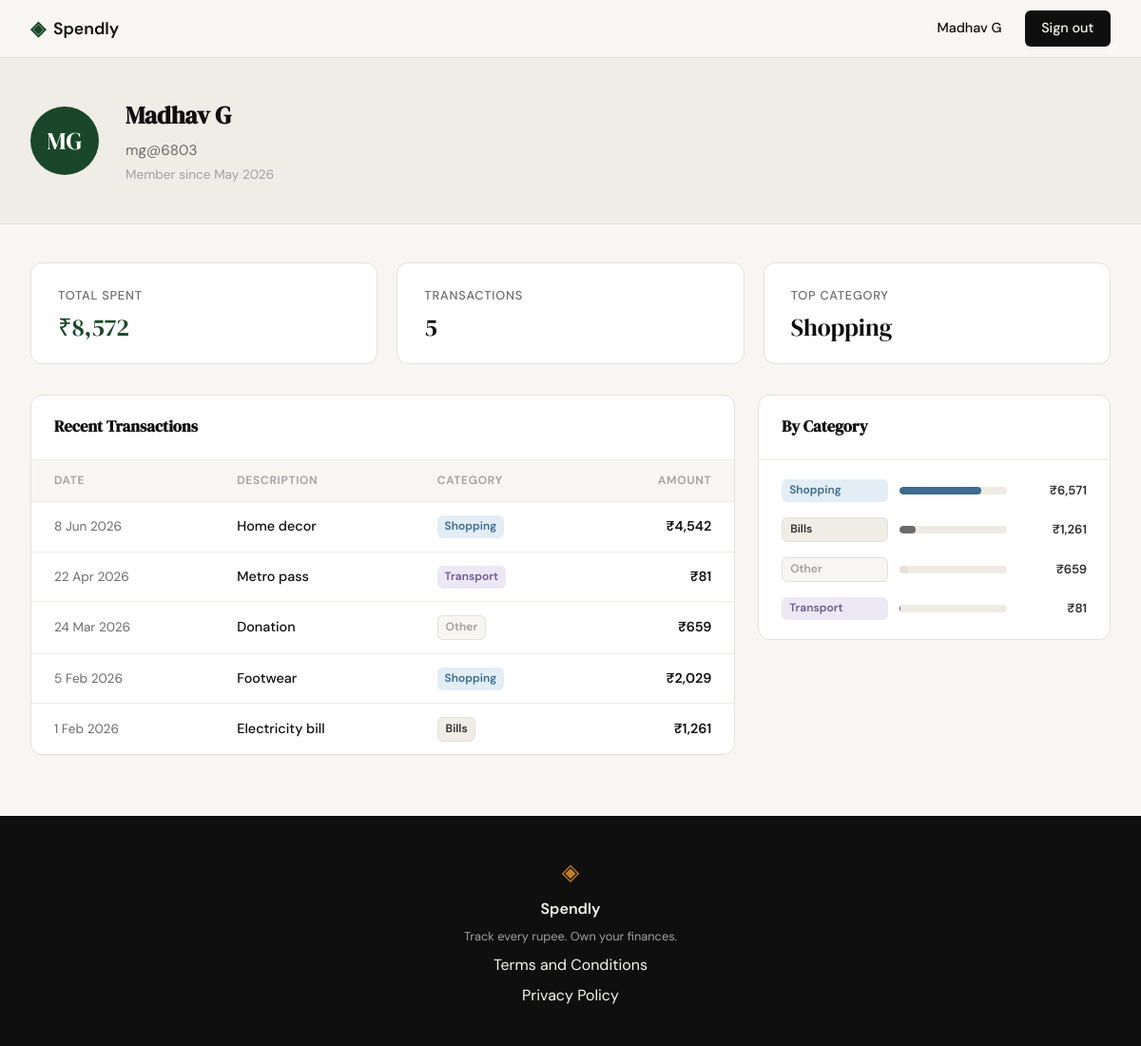
Page /profile (signed in) on the committed database.
### tables this page shows
CREATE TABLE users (
            id            INTEGER PRIMARY KEY AUTOINCREMENT,
            name          TEXT    NOT NULL,
            email         TEXT    NOT NULL UNIQUE,
            password_hash TEXT    NOT NULL,
            created_at    TEXT    DEFAULT (datetime('now'))
        );

CREATE TABLE expenses (
            id          INTEGER PRIMARY KEY AUTOINCREMENT,
            user_id     INTEGER NOT NULL REFERENCES users(id),
            amount      REAL    NOT NULL,
            category    TEXT    NOT NULL,
            date        TEXT    NOT NULL,
            description TEXT,
            created_at  TEXT    DEFAULT (datetime('now'))
        );

### app.py (the view)
@app.route("/profile")
def profile():
    if not session.get("user_id"):
        return redirect(url_for("login"))
    user_data = get_user_by_id(session["user_id"])
    if not user_data:
        session.clear()
        return redirect(url_for("login"))
    name = user_data["name"]
    initials = "".join(w[0] for w in name.split()[:2]).upper()
    user = {
        "name": name,
        "initials": initials,
        "email": user_data["email"],
        "member_since": user_data["member_since"],
    }
    stats = get_summary_stats(session["user_id"])
    transactions = get_recent_transactions(session["user_id"])
    categories = get_category_breakdown(session["user_id"])
    return render_template("profile.html", user=user, stats=stats,
                           transactions=transactions, categories=categories)

### database/db.py (called while the page is built)
def get_db():
    conn = sqlite3.connect(DB_PATH)
    conn.row_factory = sqlite3.Row
    conn.execute("PRAGMA foreign_keys = ON")
    return conn

### database/queries.py (called while the page is built)
def get_user_by_id(user_id):
    conn = get_db()
    row = conn.execute(
        "SELECT name, email, created_at FROM users WHERE id = ?", (user_id,)
    ).fetchone()
    conn.close()
    if not row:
        return None
    member_since = datetime.strptime(row["created_at"][:10], "%Y-%m-%d").strftime("%B %Y")
    return {"name": row["name"], "email": row["email"], "member_since": member_since}

def get_summary_stats(user_id):
    conn = get_db()
    row = conn.execute(
        "SELECT COALESCE(SUM(amount), 0) as total, COUNT(*) as count "
        "FROM expenses WHERE user_id = ?",
        (user_id,)
    ).fetchone()
    top = conn.execute(
        "SELECT category, SUM(amount) as cat_total FROM expenses "
        "WHERE user_id = ? GROUP BY category ORDER BY cat_total DESC LIMIT 1",
        (user_id,)
    ).fetchone()
    conn.close()
    return {
        "total_spent": f"₹{row['total']:,.0f}",
        "transaction_count": row["count"],
        "top_category": top["category"] if top else "—",
    }

def get_recent_transactions(user_id, limit=10):
    conn = get_db()
    rows = conn.execute(
        "SELECT date, description, category, amount FROM expenses "
        "WHERE user_id = ? ORDER BY date DESC LIMIT ?",
        (user_id, limit)
    ).fetchall()
    conn.close()
    return [
        {
            "date": datetime.strptime(r["date"], "%Y-%m-%d").strftime("%-d %b %Y"),
            "description": r["description"] or "",
            "category": r["category"],
            "amount": f"₹{r['amount']:,.0f}",
        }
        for r in rows
    ]

def get_category_breakdown(user_id):
    conn = get_db()
    rows = conn.execute(
        "SELECT category, SUM(amount) as total FROM expenses "
        "WHERE user_id = ? GROUP BY category ORDER BY total DESC",
        (user_id,)
    ).fetchall()
    conn.close()
    if not rows:
        return []
    grand = sum(r["total"] for r in rows)
    result = [
        {"name": r["category"], "_amount": r["total"], "pct": round(r["total"] / grand * 100)}
        for r in rows
    ]
    diff = 100 - sum(item["pct"] for item in result)
    result[0]["pct"] += diff
    for item in result:
        item["amount"] = f"₹{item['_amount']:,.0f}"
        del item["_amount"]
    return result

### templates/profile.html (shortened to what this page needs)
{% extends "base.html" %}
{% block content %}
<div class="profile-page">
  <div class="profile-hero">
    <div class="profile-hero-inner">
      <div class="avatar">{{ user.initials }}</div>
      <div class="user-details">
        <h1>{{ user.name }}</h1>
        <p class="user-email">{{ user.email }}</p>
        <p class="user-since">Member since {{ user.member_since }}</p>
      </div>
    </div>
  </div>
  <div class="profile-inner">
    <div class="stats-grid">
      <div class="stat-card">
        <p class="stat-label">Total Spent</p>
        <p class="stat-value accent">{{ stats.total_spent }}</p>
      </div>
      <div class="stat-card">
        <p class="stat-label">Transactions</p>
        <p class="stat-value">{{ stats.transaction_count }}</p>
      </div>
      <div class="stat-card">
        <p class="stat-label">Top Category</p>
        <p class="stat-value">{{ stats.top_category }}</p>
      </div>
    </div>
    <div class="profile-lower">
      <div class="section-card">
        <div class="section-card-header">
          <h2>Recent Transactions</h2>
        </div>
        <table class="tx-table">
          <thead>
            <tr>
              <th>Date</th>
              <th>Description</th>
              <th>Category</th>
              <th class="right">Amount</th>
            </tr>
          </thead>
          <tbody>
            {% for t in transactions %}
            <tr>
              <td class="tx-date">{{ t.date }}</td>
              <td class="tx-desc">{{ t.description }}</td>
              <td><span class="badge badge-{{ t.category | lower }}">{{ t.category }}</span></td>
              <td class="tx-amount right">{{ t.amount }}</td>
            </tr>
            {% endfor %}
          </tbody>
        </table>
      </div>
      <div class="section-card">
        <div class="section-card-header">
          <h2>By Category</h2>
        </div>
        <div class="categories-body">
          {% for cat in categories %}
          <div class="category-row">
            <span class="badge badge-{{ cat.name | lower }}">{{ cat.name }}</span>
            <div class="progress-track">
              <div class="progress-bar bar-{{ cat.name | lower }}" style="--bar-pct: {{ cat.pct }}%"></div>
            </div>
            <span class="cat-amount">{{ cat.amount }}</span>
          </div>
          {% endfor %}
        </div>
      </div>
    </div>
  </div>
</div>
{% endblock %}

### templates/base.html (shortened to what this page needs)
<!DOCTYPE html>
<html lang="en">
<head>
    <link rel="stylesheet" href="{{ url_for('static', filename='css/style.css') }}">
</head>
<body>
    <nav class="navbar">
        <div class="nav-inner">
            <a href="{{ url_for('landing') }}" class="nav-brand">
                <span class="brand-icon">◈</span>
                <span class="brand-name">Spendly</span>
            </a>
            <div class="nav-links">
                {% if session.get("user_id") %}
                    <span class="nav-user">{{ session["user_name"] }}</span>
                    <a href="{{ url_for('logout') }}" class="nav-cta">Sign out</a>
                {% else %}
                    <a href="{{ url_for('login') }}">Sign in</a>
                    <a href="{{ url_for('register') }}" class="nav-cta">Get started</a>
                {% endif %}
            </div>
        </div>
    </nav>
    <main class="main-content">
        {% block content %}{% endblock %}
    </main>
    <footer class="footer">
        <div class="footer-inner">
            <span class="brand-icon">◈</span>
            <span class="footer-name">Spendly</span>
            <p class="footer-copy">Track every rupee. Own your finances.</p>
            <a href="/terms">Terms and Conditions</a>
            <a href="/privacy">Privacy Policy</a>
        </div>
    </footer>
</body>
</html>

### static/css/style.css (style rules this page uses)
:root { --ink: #0f0f0f; --ink-soft: #2d2d2d; --ink-muted: #6b6b6b; --ink-faint: #a0a0a0; --paper: #f7f6f3; --paper-warm: #f0ede6; --paper-card: #ffffff; --accent: #1a472a; --accent-light: #e8f0eb; --accent-2: #c17f24; --accent-2-light: #fdf3e3; --danger: #c0392b; --danger-light: #fdecea; --border: #e4e1da; --border-soft: #eeebe4; --color-shopping: #3d6b8e; --color-shopping-light: #e3edf5; --color-transport: #6b5b95; --color-transport-light: #ede8f5; --font-display: 'DM Serif Display', Georgia, serif; --font-body: 'DM Sans', system-ui, sans-serif; --max-width: 1200px; --auth-width: 440px; --radius-sm: 6px; --radius-md: 12px; --radius-lg: 20px; }
*, *::before, *::after { box-sizing: border-box; margin: 0; padding: 0; }
html { font-size: 16px; scroll-behavior: smooth; }
body { background: var(--paper); color: var(--ink); font-family: var(--font-body); font-size: 1rem; line-height: 1.6; -webkit-font-smoothing: antialiased; }
a { color: inherit; text-decoration: none; }
.navbar { position: sticky; top: 0; z-index: 100; background: var(--paper); border-bottom: 1px solid var(--border); padding: 0 2rem; }
.nav-inner { max-width: var(--max-width); margin: 0 auto; height: 60px; display: flex; align-items: center; justify-content: space-between; }
.nav-brand { display: flex; align-items: center; gap: 0.5rem; font-family: var(--font-body); font-weight: 600; font-size: 1.1rem; color: var(--ink); }
.brand-icon { color: var(--accent); font-size: 1.3rem; }
.brand-name { color: var(--ink); }
.nav-links { display: flex; align-items: center; gap: 1.5rem; font-size: 0.9rem; font-weight: 500; }
.nav-links a { color: var(--ink-muted); transition: color 0.2s; }
.nav-cta { background: var(--ink) !important; color: var(--paper) !important; padding: 0.45rem 1.1rem; border-radius: var(--radius-sm); transition: background 0.2s !important; }
.main-content { min-height: calc(100vh - 60px - 100px); }
.footer { background: var(--ink); color: var(--paper); padding: 2.5rem 2rem; text-align: center; }
.footer-inner { display: flex; flex-direction: column; align-items: center; gap: 0.4rem; }
.footer .brand-icon { color: var(--accent-2); font-size: 1.5rem; }
.footer-name { font-weight: 600; font-size: 1rem; }
.footer-copy { font-size: 0.8rem; color: var(--ink-faint); }

### rows in the picture
users: user_name "Madhav G", name "Madhav G", email "mg@6803"
expenses: date "8 Jun 2026", description "Home decor", category "Shopping", amount "₹4,542"
expenses: date "22 Apr 2026", description "Metro pass", category "Transport", amount "₹81"
expenses: date "24 Mar 2026", description "Donation", category "Other", amount "₹659"
expenses: date "5 Feb 2026", description "Footwear", category "Shopping", amount "₹2,029"
expenses: date "1 Feb 2026", description "Electricity bill", category "Bills", amount "₹1,261"

### other values in the picture
{{ user.initials }} "MG"
{{ user.member_since }} "May 2026"
{{ stats.total_spent }} "₹8,572"
{{ stats.transaction_count }} "5"
{{ stats.top_category }} "Shopping"
{{ cat.name }} "Shopping" "Bills" "Other" "Transport"
{{ cat.amount }} "₹6,571" "₹1,261" "₹659" "₹81"
